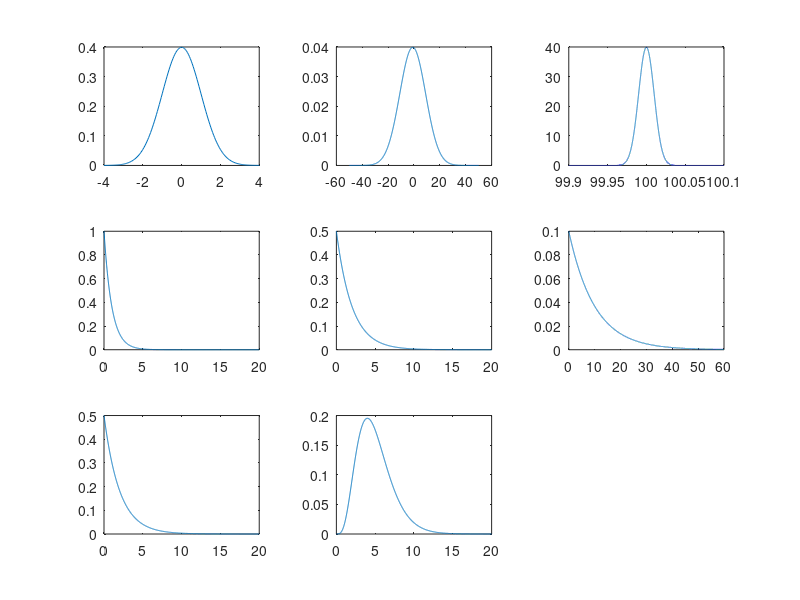

Reproduce this figure in MATLAB.
clf;
x = -4:0.05:4;
n1 = normpdf(x, 0, 1);
y = -50:0.05:50;
n2 = normpdf(y, -1, 10);
z = 99.9:0.00001:100.1;
n3 = normpdf(z, 100, 0.01);

% Formeln för exponentialfördelning innehåller 1/my=väntevärdet
x2 = 0:0.01:20;
a = exppdf(x2, 1);
y2 = 0:0.01:20;
b = exppdf(y2, 2);
z2 = 0:0.01:60;
c = exppdf(z2, 10);

% Väntevärdet är (x, a, b) a*b. 
x3 = 0:0.01:20;
i = gampdf(x3, 1, 2);
y3 = 0:0.01:20;
j = gampdf(y3, 5, 1);

subplot(331);
plot(x, n1);
subplot(332);
plot(y, n2);
subplot(333);
plot(z, n3);

subplot(334);
plot(x2, a);
subplot(335);
plot(y2, b);
subplot(336);
plot(z2, c);

subplot(337);
plot(x3, i);
subplot(338);
plot(y3, j);
